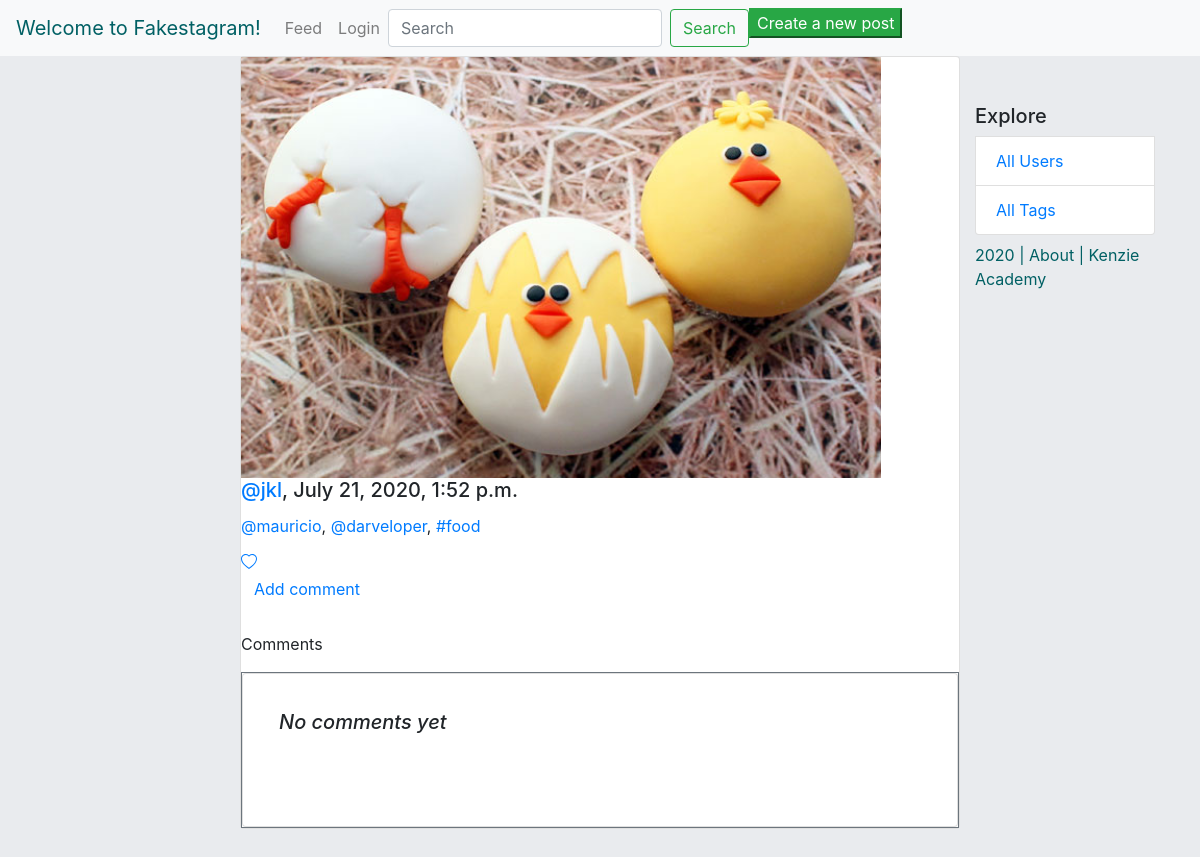
/post/9/, run on an earlier commit of the app's database.
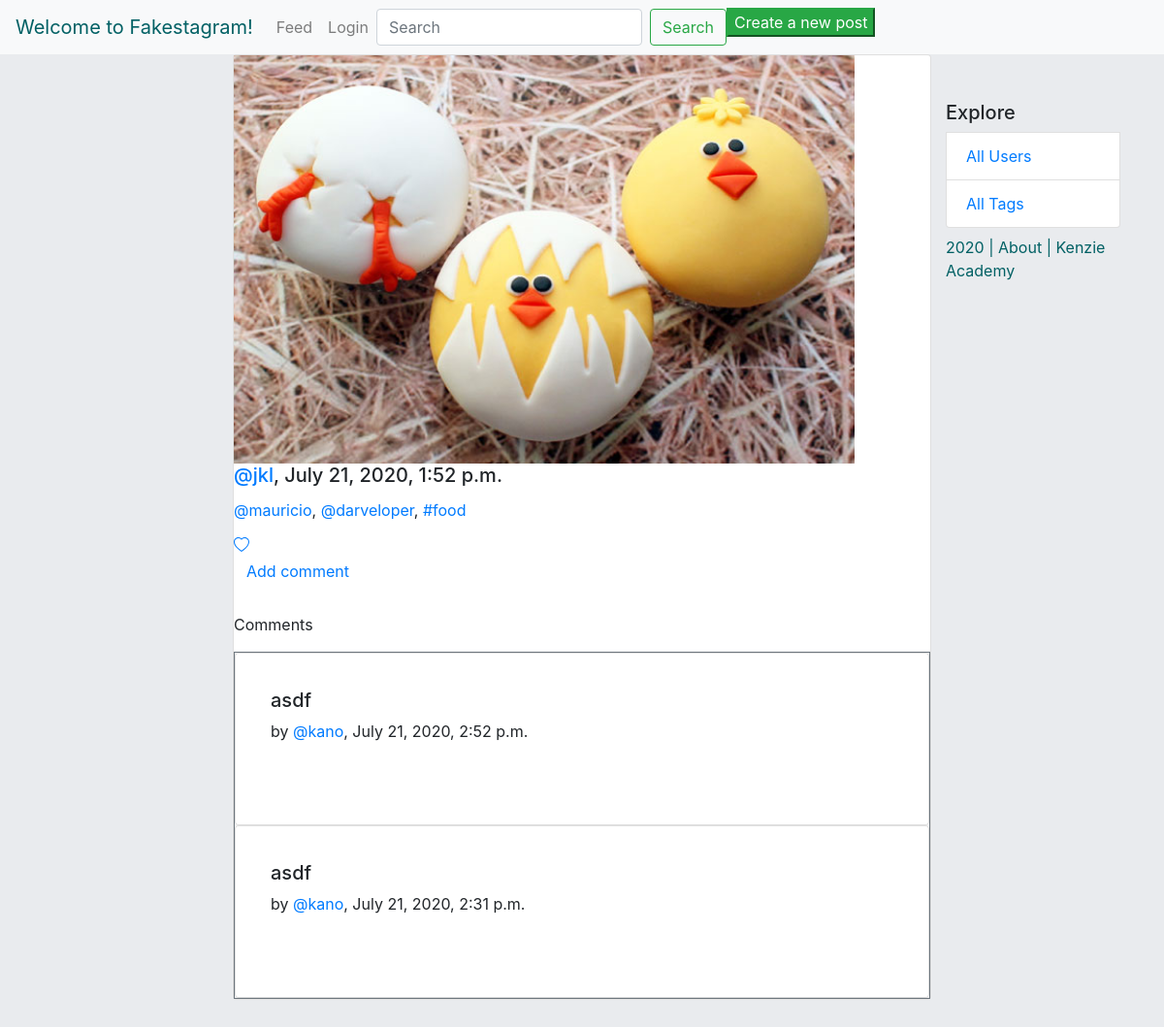
And on a later commit of the database.
### comments/models.py (models this page shows, shortened)
class Comments(models.Model):
    posts = models.ForeignKey(
        Post, on_delete=models.CASCADE,
        null=True,
        blank=True,
        related_name='comment_text'
        )
    author = models.ForeignKey(
        'authentication.Author',
        max_length=200,
        on_delete=models.CASCADE
        )
    text = models.TextField()
    created_date = models.DateTimeField(default=timezone.now)
    approved_comment = models.BooleanField(default=False)

### authentication/models.py (models this page shows, shortened)
class Author(AbstractBaseUser):
    name = models.CharField(max_length=50)
    username = models.CharField(max_length=50, unique=True)
    slug = models.SlugField(null=False, unique=True)
    email = models.EmailField(max_length=100, unique=True)
    active = models.BooleanField(default=True)
    staff = models.BooleanField(default=False)
    admin = models.BooleanField(default=False)
    following = models.ManyToManyField(
        'self',
        related_name="following"
    )
    USERNAME_FIELD = 'username'
    REQUIRED_FIELDS = ['email', 'name']
    def __str__(self):
        return self.name
    objects = AuthorManager()

### insta_backend/views.py (the view)
# urls.py: path("post/<int:id>/", post_detail, name="post_detail"),
def post_detail(request, id):
    html = "post_detail.html"
    post = Post.objects.get(id=id)
    comments = Comments.objects.filter(posts=post).order_by('-created_date')
    return render(request, html, {'post': post, 'comments': comments})

### authentication/templates/post_detail.html (shortened to what this page needs)
{% extends 'base.html' %}
{% block content %}
<div class="col d-flex mt-5 align-left" > &nbsp; </div>
<div class="feed" style="margin-bottom: 10rem;">
    <div class="card" style="width: 45rem;">
        {% load static %}
            <img class=class="card-img mx-auto" alt="{{post.caption}}" style="width: 40rem; display: block;" src="{{ post.image.url }}"/>
            <h5 class="card-title"><a href={% url 'profile' slug=post.author.slug %}>@{{ post.author.username }}</a>, {{ post.created_timestamp }}</h5>
            <p class="card-text">{{ post.caption|safe }}</p>
            {% if request.user.is_authenticated %}
                <a href="/post/{{post.id}}/like/?next=/post/{{post.id}}" class="card-link">
            {% else %}
                <a href="/login/">
            {% endif %}
            </a>
            <div class='commentsection'>
                {% if request.user.is_authenticated %}
                    <a class="btn btn-default" href="/post/{{post.id}}/add_comment_to_post/?next={{request.path}}">Add comment</a>
                {% else %}
                    <a class="btn btn-default" href="/login/?next=/post/{{post.id}}/add_comment_to_post/">Add comment</a>
                {% endif %}
            </div>
            <br>
        <p class="user-select-all">Comments</p>
        <span class="border border-secondary">
            {% for comment in comments %}
                <div class="card">
                    <div class="card-body">
                        <div class="shadow p-3 mb-5 bg-white rounded">
                            <h5>
                                {{comment.text}}
                            </h5>
                                by <a href="{% url 'profile' slug=comment.author.slug %}">@{{comment.author}}</a>, {{comment.created_date}}
                        </div>
                    </div>
                </div>
            {% endfor %}
            {% if not comments %}
                <div class="card">
                    <div class="card-body">
                        <div class="shadow p-3 mb-5 bg-white rounded">
                            <h5>
                                <i>No comments yet</i>
                            </h5>
                        </div>
                    </div>
                </div>
            {% endif %}
        </span>
        </div>
</div>
{% endblock %}

What changed in the data, as far as the page shows it:
added Comments: text "asdf", author "kano", created_date "July 21, 2020, 2:52 p.m."
added Comments: text "asdf", author "kano", created_date "July 21, 2020, 2:31 p.m."
Also different on the page:
text no longer shown: "No comments yet"
